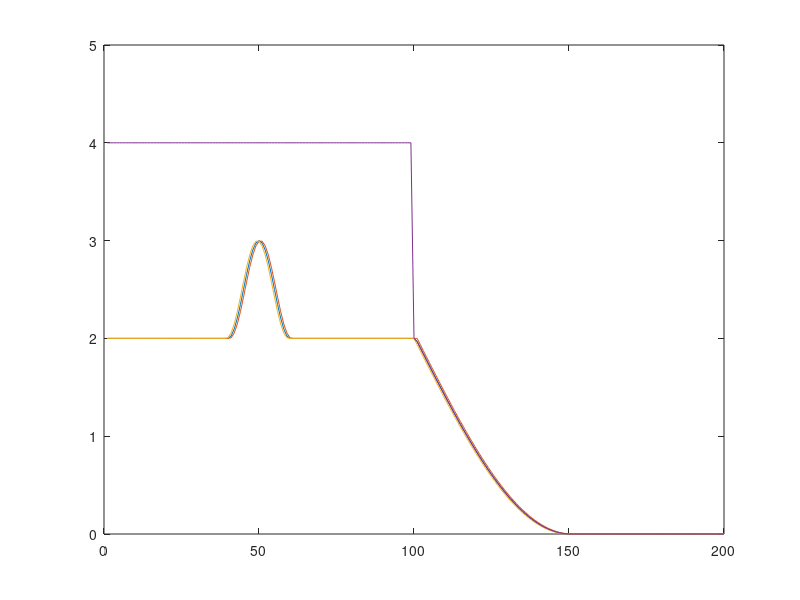

The MATLAB source for this figure:
% Script to make a bottom elevation 
% 
% Grid consists of 1 x 200 cells, and thus 1 x 201 faces
% We span the bottom topography across an array of 2 x 401 entries


% timesteps:
timesteps = 1000;
t = ones(1,timesteps)*0.03;
save('timesteps.mat', 't', '-ascii')


B = 2*ones(401,3);

% x is array with points in space.
x = 0:0.5:200;
y = 0:0.5:1;

% Add stuff to B:
%smallX = [-4:0.2:4];
%smallY = [-4:0.2:4];
%bump = zeros(41, 41);
%for i = 1:41
%    for j = 1:41
%        bump(i,j) = 1.3*exp(- ( (smallX(i)*2)^2 + (smallY(j)/1.3)^2)/4);
%    end
%end

%sizeBump = size(bump)
%size(B(2:2:200, 2:2:200))
%B(85:85+sizeBump(1)-1, 10:10+sizeBump(2)-1) = bump;
%B(70:70+sizeBump(1)-1, 80:80+sizeBump(2)-1) = bump;
%B(20:20+sizeBump(1)-1, 100:100+sizeBump(2)-1) = bump';

for i = 1:401
    for j=1:3
        if abs(i - 100) < 20
            B(i,j) = B(i,j) + 0.5*(cos(pi*(i-100)/20) + 1);
        end
        if ( i > 200 && i < 301) 
            B(i,j) = B(i,j) - 2*sin(pi*(i-201)/200);
        end
        if ( i > 300)
            B(i,j) = 0;
        end
    end
end


%B(i,j) = 1/300*i + 1/200*j + 0.3*sin((1/170)*i*2*pi) + 0.2*sin((1/170)*j*2*pi);
%        r = sqrt((i-100)^2 + (j-100)^2);
%        if ( r < 85 && r > 65) 
%           B(i,j) = B(i,j) + 0.3*sin( 0.05*(r-65)*pi);
%       end
%    end
%end

size(x)
size(y)
size(B)
surf(x, y, B')
axis([0 200 0 1 0 3])

% store B at cells
(2:2:10)
bmid = B(2:2:400, 2);
bmidsize = size(bmid)
save('bdam_mid.mat', 'bmid', '-ascii')

% store B at south face
(1:2:10)
bsouth = B(2:2:400, 1);
bsouthSize = size(bsouth)
save('bdam_south.mat', 'bsouth', '-ascii')

% store B at north face
(3:2:10)
bnorth = B(2:2:400, 3);
bnorthsize = size(bnorth);
save('bdam_north.mat', 'bnorth', '-ascii')

bwest = B(1:2:399, 2);
bwestSize = size(bwest)
save('bdam_west.mat', 'bwest', '-ascii')

beast = B(3:2:401, 2);
beastSize = size(beast)
save('bdam_east.mat', 'beast', '-ascii')

% Create flat surface
% Flat surface -> h + b = const
%H = 1.5*ones(100,100);
%for i=-20:20
%    for j=-20:20
%        if ( i*i + j*j < 15*15 )
%            H(i+50,j+50) = 2.5;
%        end
%    end
%end

% Quarter filled domain
%quarter = zeros(50,50);
H = zeros(200,1);
for i=1:200
    if (i < 100)
        H(i) = 4;
    else
        H(i) = 0;
    end
end
%H = zeros(100,100);
%H(1:50, 1:50) = quarter(1:50, 1:50);

% Remove negative water depths
H = H - bmid;
for i=1:200
    if (H(i) < 0 )
        H(i) = 0;
    end
end
figure(1)
plot(1:200, bmid, 1:200, bwest, 1:200, beast)
axis([0 200 0 (max(H)+max(bmid))])
hold on
%surf(1:100, 1:100, H + bmid);
plot(1:200, H+bmid);
hold off
%save('shore_surf.mat', 'H', '-ascii')
save('dam_surf.mat', 'H', '-ascii')

U0 = zeros(1,200);
V0 = zeros(1,200);
save('zeroU.mat', 'U0', '-ascii')
save('zeroV.mat', 'V0', '-ascii')
